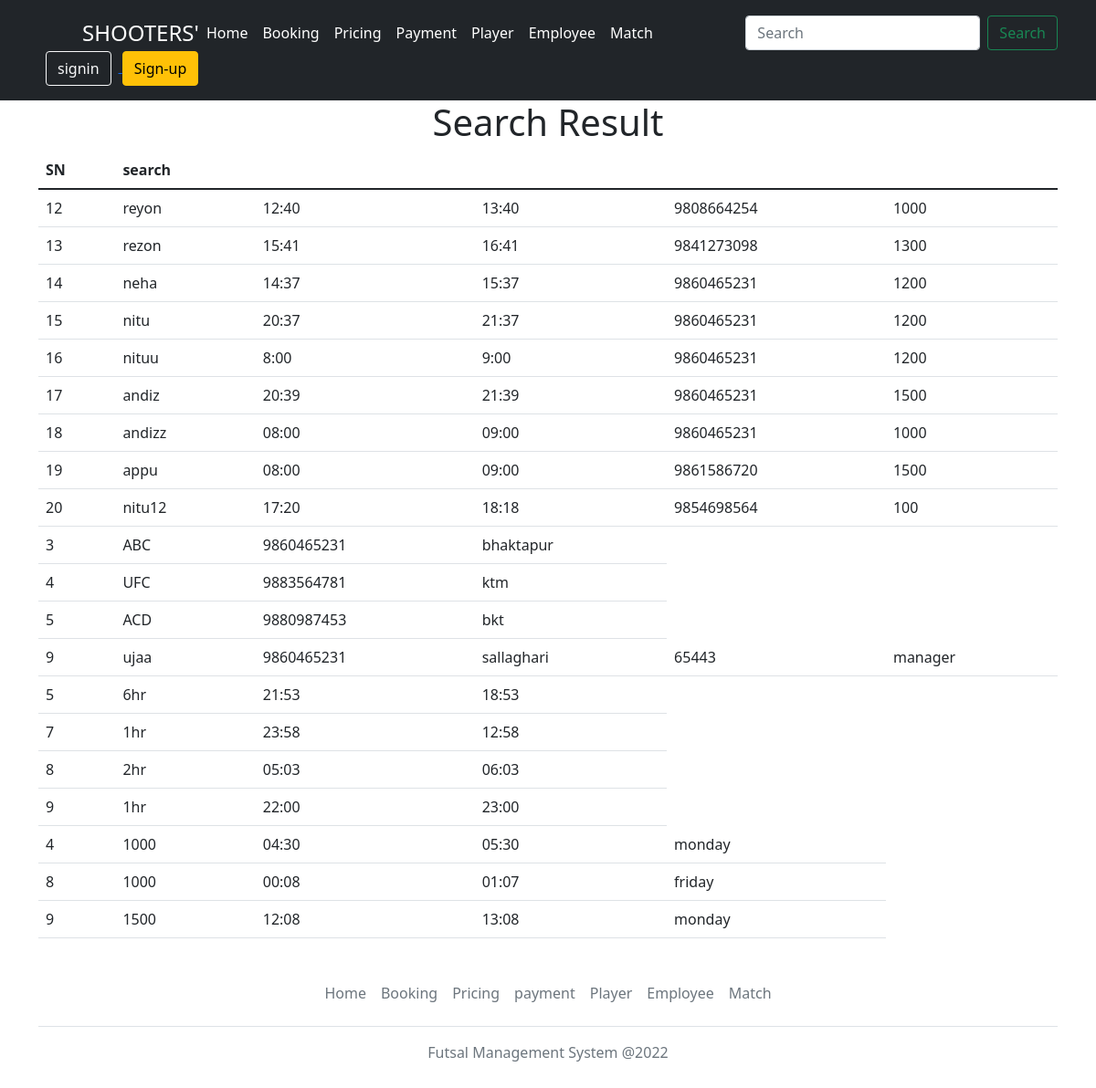
The app's page /search/ with its own data.
### app/models.py (models this page shows, shortened)
class Booking(models.Model):
    booker_name = models.CharField(max_length=80,unique=True)
    start_time = models.TextField(blank=True, null=True)
    end_time = models.TextField(blank=True, null=True)
    price = models.TextField(blank=True, null=True)
    contactnumber = models.TextField(blank=True, null=True)

class Player(models.Model):
    player_Teamname = models.CharField(max_length=80, unique= True)
    address = models.TextField(blank=True, null=True)
    contactnumber = models.TextField(blank=True, null=True)

class Employee(models.Model):
    employee_name = models.CharField(max_length=80, unique= True)
    address = models.TextField(blank=True, null=True)
    citizenshipnumber= models.TextField(blank=True, null=True)
    contactnumber = models.TextField(blank=True, null=True)
    post = models.TextField(blank=True, null=True)

class Match(models.Model):
    start_time = models.TextField(blank=True, unique= True)
    end_time = models.TextField(blank=True, null=True)
    duration = models.TextField(blank=True, null=True)
    price = models.TextField(blank=True, null=True)

class Price(models.Model):
    start_time = models.TextField(blank=True, unique= True)
    price = models.IntegerField(default=True)
    end_time = models.TextField(blank=True, null=True)
    day = models.TextField(blank=True, null=True)

### app/views.py (the view)
# urls.py: path('search/',views.Search, name="search"),
def Search(request):
    query=request.GET.get('query','')
    data=Booking.objects.filter(booker_name__icontains=query)
    data1=Player.objects.filter(player_Teamname__icontains=query)
    data2=Employee.objects.filter(employee_name__icontains=query)
    data3=Match.objects.filter(duration__icontains=query)
    data4=Price.objects.filter(price__icontains=query)
    params={'data':data,'data1':data1,'data2':data2,'data3':data3,'data4':data4}
    return render(request, 'search.html',params)

### templates/search.html (shortened to what this page needs)
{% load static %}
<!DOCTYPE html>
<html lang="en">
<head>
    <link rel="stylesheet" href="{% static 'css/bootstrap.min.css' %}" />
</head>
<body>
    <header class="p-3 bg-dark text-white">
        <div class="container">
            <div class="d-flex flex-wrap align-items-center justify-content-center justify-content-lg-start">
                <a href="/" class="d-flex align-items-center mb-2 mb-lg-0 text-white text-decoration-none">
                    <svg class="bi me-2" width="40" height="32" role="img" aria-label="Bootstrap">
                        <use xlink:href="#bootstrap" />
                    </svg>
                    <span class="fs-4">SHOOTERS'</span>
                </a>
                <ul class="nav col-12 col-lg-auto me-lg-auto mb-2 justify-content-center mb-md-0">
                    <li><a href="{% url 'home' %}" class="nav-link px-2 text-white">Home</a></li>
                    <li><a href="{% url 'booking' %}" class="nav-link px-2 text-white">Booking</a></li>
                    <li><a href="{% url 'price' %}" class="nav-link px-2 text-white">Pricing</a></li>
                    <li><a href="{% url 'payment' %}" class="nav-link px-2 text-white">Payment</a></li>
                    <li><a href="{% url 'player' %}" class="nav-link px-2 text-white">Player</a></li>
                    <li><a href="{% url 'employee' %}" class="nav-link px-2 text-white">Employee</a></li>
                    <li><a href="{% url 'match' %}" class="nav-link px-2 text-white">Match</a></li>
                </ul>
                <form class="d-flex" role="search" method="get"  action="{% url 'search' %}">
                    <input class="form-control me-2" type="search" placeholder="Search" id="query" name="query"  aria-label="Search">
                    <button class="btn btn-outline-success" type="submit" name="submit">Search</button>
                </form>
                <div class="text-end">
                    <a href="/signin">
                        <button type="button" class="btn btn-outline-light mx-2">signin</button>
                    </a>
                    <a href="/signup">
                        <button type="button" class="btn btn-warning">Sign-up</button>
                    </a>
                </div>
            </div>
        </div>
    </header>
    <div class="container">
        <h1 class="text-center">Search Result</h1>
        <table class="table">
            <thead>
                <tr>
                    <th scope="col">SN</th>
                    <th scope="col">search</th>
                </tr>
            </thead>
            <tbody>
                {% if data %}
                {% for details in data %}
                <tr>
                    <td>{{details.id}}</td>
                    <td>{{details.booker_name}}</td>
                    <td>{{details.start_time}}</td>
                    <td>{{details.end_time}}</td>
                    <td>{{details.contactnumber}}</td>
                    <td>{{details.price}}</td>
                </tr>
                {% endfor %}
                {% endif %}
                {% if data1 %}
                {% for details in data1 %}
                <tr>
                    <td>{{details.id}}</td>
                    <td>{{details.player_Teamname}}</td>
                    <td>{{details.contactnumber}}</td>
                    <td>{{details.address}}</td>
                </tr>
                {% endfor %}
                {% endif %}
                {% if data2 %}
                {% for details in data2 %}
                <tr>
                    <td>{{details.id}}</td>
                    <td>{{details.employee_name}}</td>
                    <td>{{details.contactnumber}}</td>
                    <td>{{details.address}}</td>
                    <td>{{details.citizenshipnumber}}</td>
                    <td>{{details.post}}</td>
                </tr>
                {% endfor %}
                {% endif %}
                {% if data3 %}
                {% for details in data3 %}
                <tr>
                    <td>{{details.id}}</td>
                    <td>{{details.duration}}</td>
                    <td>{{details.start_time}}</td>
                    <td>{{details.end_time}}</td>
                </tr>
                {% endfor %}
                {% endif %}
                {% if data4 %}
                {% for details in data4 %}
                <tr>
                    <td>{{details.id}}</td>
                    <td>{{details.price}}</td>
                    <td>{{details.start_time}}</td>
                    <td>{{details.end_time}}</td>
                    <td>{{details.day}}</td>
                </tr>
                {% endfor %}
                {% endif %}
            </tbody>
        </table>
    </div>
    <div class="container">
        <footer class="py-3 my-4">
            <ul class="nav justify-content-center border-bottom pb-3 mb-3">
                <li class="nav-item"><a href="{% url 'home' %}" class="nav-link px-2 text-muted">Home</a></li>
                <li class="nav-item"><a href="{% url 'booking' %}" class="nav-link px-2 text-muted">Booking</a></li>
                <li class="nav-item"><a href="{% url 'price' %}" class="nav-link px-2 text-muted">Pricing</a></li>
                <li class="nav-item"><a href="{% url 'payment' %}" class="nav-link px-2 text-muted">payment</a></li>
                <li class="nav-item"><a href="{% url 'player' %}" class="nav-link px-2 text-muted">Player</a></li>
                <li class="nav-item"><a href="{% url 'employee' %}" class="nav-link px-2 text-muted">Employee</a></li>
                <li class="nav-item"><a href="{% url 'match' %}" class="nav-link px-2 text-muted">Match</a></li>
            </ul>
            <p class="text-center text-muted">Futsal Management System @2022</p>
        </footer>
    </div>
</body>
</html>

### records on screen
Booking: id "12", booker_name "reyon", start_time "12:40", end_time "13:40", contactnumber "9808664254", price "1000"
Booking: id "13", booker_name "rezon", start_time "15:41", end_time "16:41", contactnumber "9841273098", price "1300"
Booking: id "14", booker_name "neha", start_time "14:37", end_time "15:37", contactnumber "9860465231", price "1200"
Booking: id "15", booker_name "nitu", start_time "20:37", end_time "21:37", contactnumber "9860465231", price "1200"
Booking: id "16", booker_name "nituu", start_time "8:00", end_time "9:00", contactnumber "9860465231", price "1200"
Booking: id "17", booker_name "andiz", start_time "20:39", end_time "21:39", contactnumber "9860465231", price "1500"
Booking: id "18", booker_name "andizz", start_time "08:00", end_time "09:00", contactnumber "9860465231", price "1000"
Booking: id "19", booker_name "appu", start_time "08:00", end_time "09:00", contactnumber "9861586720", price "1500"
Booking: id "20", booker_name "nitu12", start_time "17:20", end_time "18:18", contactnumber "9854698564", price "100"
Player: id "3", player_Teamname "ABC", contactnumber "9860465231", address "bhaktapur"
Player: id "4", player_Teamname "UFC", contactnumber "9883564781", address "ktm"
Player: id "5", player_Teamname "ACD", contactnumber "9880987453", address "bkt"
Employee: id "9", employee_name "ujaa", contactnumber "9860465231", address "sallaghari", citizenshipnumber "65443", post "manager"
Match: id "5", duration "6hr", start_time "21:53", end_time "18:53"
Match: id "7", duration "1hr", start_time "23:58", end_time "12:58"
Match: id "8", duration "2hr", start_time "05:03", end_time "06:03"
Match: id "9", duration "1hr", start_time "22:00", end_time "23:00"
Price: id "4", price "1000", start_time "04:30", end_time "05:30", day "monday"
Price: id "8", price "1000", start_time "00:08", end_time "01:07", day "friday"
Price: id "9", price "1500", start_time "12:08", end_time "13:08", day "monday"
